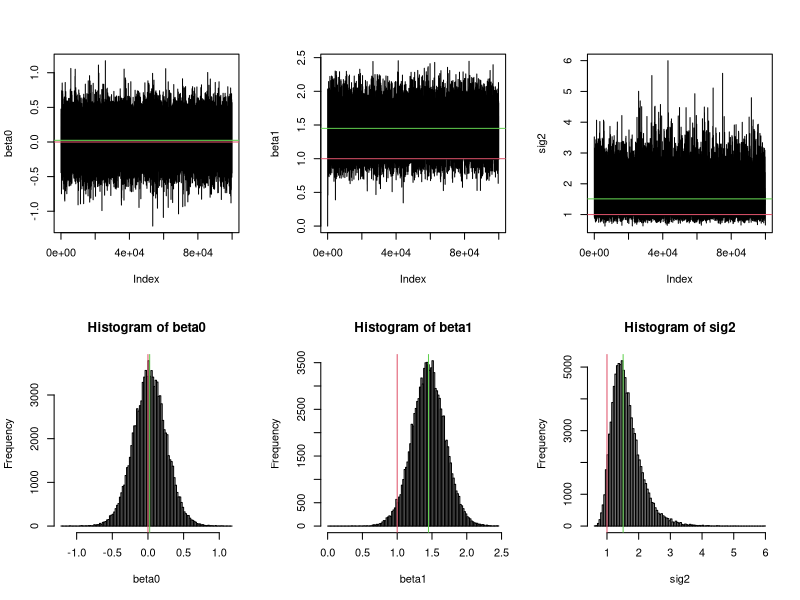

Here is the R script that generated this plot:
rm(list=ls())
############
#Get Data
############
set.seed(525)
beta.true=c(0,1); n=30
x=rnorm(n)
sig.true=1
Y=cbind(1,x)%*%beta.true+rnorm(n,0,sqrt(sig.true))

############
#Set up priors
############
tau=10000 #big prior variances for beta
a=0.001; b=0.001  #common noninformative prior for sig2

q=c(.6,.6,2)

############
#Initialize Gibbs Sampler
############
nits=100000
beta0=beta1=sig2=rep(NA,nits)
beta0[1]=0  #why not?
beta1[1]=0  #ditto
sig2[1]=var(Y)

#############
#Gibbs Sampler
#############
for(it in 2:nits){
  #########
  #update beta0
  ########
  b0s=rnorm(1,beta0[it-1],q[1])
  ra=sum( (Y-b0s-beta1[it-1]*x)^2 ) - sum( (Y-beta0[it-1]-beta1[it-1]*x)^2 )
  rb=b0s^2 - beta0[it-1]^2
  rc=(beta0[it-1] - b0s)^2 - (b0s - beta0[it-1])^2
  r=exp(-ra/(2*sig2[it-1]) - rb/(2*tau) - rc/(2*q[1]))
  beta0[it]=ifelse(r>runif(1),b0s,beta0[it-1])

  #########
  #update beta1
  ########
  b1s=rnorm(1,beta1[it-1],q[2])
  ra=sum( (Y-beta0[it]-b1s*x)^2 ) - sum( (Y-beta0[it]-beta1[it-1]*x)^2 )
  rb=b1s^2 - beta1[it-1]^2
  rc=(beta1[it-1] - b1s)^2 - (b1s - beta1[it-1])^2
  r=exp(-ra/(2*sig2[it-1]) - rb/(2*tau) - rc/(2*q[2]))
  beta1[it]=ifelse(r>runif(1),b1s,beta1[it-1])

  #########
  #update sig2
  #########
  sigs=1/rgamma(1,q[3],q[3]*sig2[it-1])
  ra=(sigs/sig2[it-1])^(-(n/2+a)-1 + 2*q[3]+1)
  rb=sum( (Y-beta0[it]-beta1[it]*x)^2 ) * (1/sigs - 1/sig2[it-1])
  rc=b*(1/sigs - 1/sig2[it-1])
  rd=q[3]*(sigs/sig2[it-1] - sig2[it-1]/sigs)
  r=ra * exp(-rb/2 - rc - rd)
  sig2[it]=ifelse(r>runif(1),sigs,sig2[it-1])
}


fit=lm(Y~x)
dev.new()
par(mfrow=c(2,3))
plot(beta0,type='l')
abline(h=beta.true[1],col=2); abline(h=fit$coef[1],col=3)
plot(beta1,type='l')
abline(h=beta.true[2],col=2); abline(h=fit$coef[2],col=3)
plot(sig2,type='l')
abline(h=sig.true,col=2); abline(h=summary(fit)$sigma^2,col=3)
hist(beta0,breaks=100)
abline(v=beta.true[1],col=2); abline(v=fit$coef[1],col=3)
hist(beta1,breaks=100)
abline(v=beta.true[2],col=2); abline(v=fit$coef[2],col=3)
hist(sig2,breaks=100)
abline(v=sig.true,col=2); abline(v=summary(fit)$sigma^2,col=3)

apply(cbind(beta0,beta1,sig2)[-1,]!=cbind(beta0,beta1,sig2)[-nits,],2,mean)
apply(cbind(beta0,beta1,sig2),2,quantile,c(.5,.025,.975))
#From Gibbs
#            beta0     beta1      sig2
#50%    0.02552855 1.4499046 1.5441631
#2.5%  -0.43361556 0.9792423 0.9542619
#97.5%  0.48034502 1.9189622 2.7611493
